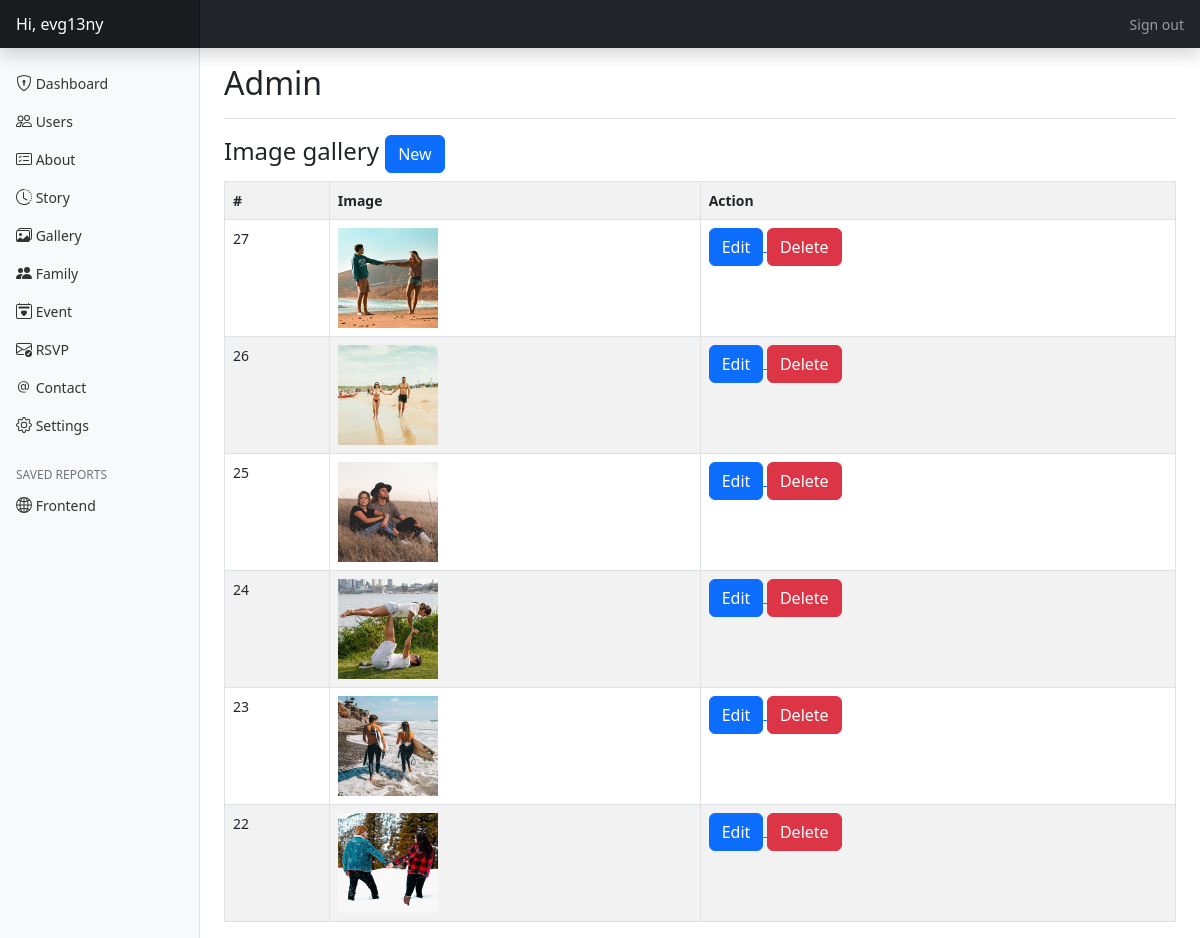
Screenshot of /public/admin/gallery (signed in) with the database file from the repository.
### tables this page shows
CREATE TABLE `gallery` (
  `id` int(11) NOT NULL,
  `image` varchar(1024) NOT NULL
);

### app/controllers/Admin.php (called while the page is built, shortened)
<?php
class Admin
{
    public function gallery($action = null, $id = null)
    {
        $gallery = new Gallery_model;
        $data["action"] = $action;
        $data["rows"] = $gallery->findAll();
        $data["errors"] = $gallery->errors;
        $this->view("admin/gallery", $data);
    }
}

### app/core/App.php (called while the page is built, shortened)
<?php
class App
{
    private $method = "index";
    private function splitURL()
    {
        $URL = $_GET["url"] ?? "home";
        $URL = explode("/", trim($URL, "/"));
        return $URL;
    }
    public function loadController()
    {
        $URL = $this->splitURL();
        $filename = "../app/controllers/" . ucfirst($URL[0]) . ".php";
        if (file_exists($filename)) {
            unset($URL[0]);
        } else {
            $filename = "../app/controllers/_404.php";
            require $filename;
            $this->controller = "_404";
        }
        $controller = new $this->controller;
        if (!empty($URL[1])) {
            if (method_exists($controller, $URL[1])) {
                $this->method = $URL[1];
                unset($URL[1]);
            }
        }
        call_user_func_array([$controller, $this->method], $URL);
    }
}

### public/index.php (called while the page is built, shortened)
<?php
$app = new App;
$app->loadController();

### app/core/functions.php (called while the page is built, shortened)
<?php
function user($key = "")
{
    if (!empty($_SESSION["USER"])) {
        if (!empty($_SESSION["USER"]->$key)) {
            return $_SESSION["USER"]->$key;
        }
    }
    return "";
}
function get_image($filename = "")
{
    if (file_exists($filename)) return ROOT . "/" . $filename;
    return ROOT . "/assets/img/placeholder.jpg";
}

### app/core/Database.php (called while the page is built, shortened)
<?php
trait Database
{
    private function connect()
    {
        $string = "mysql:hostname=" . DBHOST . ";dbname=" . DBNAME;
        $con = new PDO($string, DBUSER, DBPASS);
        return $con;
    }
    public function query($query, $data = [])
    {
        $con = $this->connect();
        $stm = $con->prepare($query);
        $check = $stm->execute($data);
        if ($check) {
            $result = $stm->fetchAll(PDO::FETCH_OBJ);
            if (is_array($result) && count($result)) {
                return $result;
            }
        }
        return false;
    }
}

### app/core/Model.php (called while the page is built, shortened)
<?php
trait Model
{
    public $limit        = 10;
    public $offset       = 0;
    public $order_type   = "DESC";
    public $order_column = "id";
    public function findAll()
    {
        $query = "SELECT * FROM $this->table ORDER BY $this->order_column $this->order_type LIMIT $this->limit OFFSET $this->offset";
        return $this->query($query);
    }
}

### app/views/admin/gallery.view.php (the view, shortened to what this page needs)
<?php $this->view("admin/admin.header") ?>
<?php if ($action == "add") : ?>
    <div class="col-md-6 mx-auto p-3 text-center">
        <h4>Add new image</h4>
        <?php if (!empty($errors)) : ?>
            <div class="alert alert-danger text-center"><?= implode("<br>", $errors) ?></div>
        <?php endif; ?>
        <form method="post" enctype="multipart/form-data">
            <label>Click to change image</label>
            <br>
            <label>
                <input type="file" name="image" class="d-none" onchange="display_image(this.files[0], event)">
                <img src="<?= get_image() ?>" style="width: 250px; height: 250px; object-fit: cover; cursor: pointer;">
            </label>
            <br>
            <br>
            <button class="btn btn-success my-3">Save</button>
            <a href="<?= ROOT ?>/admin/gallery">
                <button class="btn btn-secondary my-3" type="button">Back</button>
            </a>
        </form>
    </div>
<?php else : ?>
    <h4>
        Image gallery
        <a href="<?= ROOT ?>/admin/gallery/add">
            <button class="btn btn-primary">New</button>
        </a>
    </h4>
    <table class="table table-striped table-bordered">
        <tr>
            <th>#</th>
            <th>Image</th>
            <th>Action</th>
        </tr>
        <?php if (!empty($rows)) : ?>
            <?php foreach ($rows as $row) : ?>
                <tr>
                    <td>
                        <?= $row->id ?>
                    </td>
                    <td>
                        <img src="<?= get_image($row->image) ?>" style="width: 100px; height: 100px; object-fit: cover;">
                    </td>
                    <td>
                        <a href="<?= ROOT ?>/admin/gallery/edit/<?= $row->id ?>">
                            <button class="btn btn-primary">Edit</button>
                        </a>
                        <a href="<?= ROOT ?>/admin/gallery/delete/<?= $row->id ?>">
                            <button class="btn btn-danger">Delete</button>
                        </a>
                    </td>
                </tr>
            <?php endforeach; ?>
        <?php endif; ?>
    </table>
<?php endif; ?>
<?php $this->view("admin/admin.footer") ?>

### app/core/Controller.php
<?php
trait Controller
{
    public function view($name, $data = [])
    {
        extract($data);
        $filename = "../app/views/" . $name . ".view.php";
        if (file_exists($filename)) {
            require $filename;
        } else {
            $filename = "../app/views/404.view.php";
            require $filename;
        }
    }
}

### app/views/admin/admin.header.view.php (shortened to what this page needs)
<!doctype html>
<html lang="en">
<head>
  <link href="<?= ROOT ?>/assets/fontawesome/css/all.min.css" rel="stylesheet">
  <link href="<?= ROOT ?>/assets/css/bootstrap.min.css" rel="stylesheet">
  <link href="<?= ROOT ?>/assets/css/dashboard.css" rel="stylesheet">
</head>
<body>
  <header class="navbar navbar-dark sticky-top bg-dark flex-md-nowrap p-0 shadow">
    <a class="navbar-brand col-md-3 col-lg-2 me-0 px-3 fs-6" href="<?= ROOT ?>">Hi, <?= user("username") ?></a>
    <div class="navbar-nav">
      <div class="nav-item text-nowrap">
        <a class="nav-link px-3" href="<?= ROOT ?>/logout">Sign out</a>
      </div>
    </div>
  </header>
  <div class="container-fluid">
    <div class="row">
      <nav id="sidebarMenu" class="col-md-3 col-lg-2 d-md-block bg-light sidebar collapse">
        <div class="position-sticky pt-3 sidebar-sticky">
          <ul class="nav flex-column">
            <li class="nav-item">
              <a class="nav-link" aria-current="page" href="<?= ROOT ?>/admin/admin">
                Dashboard
              </a>
            </li>
            <li class="nav-item">
              <a class="nav-link" href="<?= ROOT ?>/admin/users">
                Users
              </a>
            </li>
            <li class="nav-item">
              <a class="nav-link" href="<?= ROOT ?>/admin/about">
                About
              </a>
            </li>
            <li class="nav-item">
              <a class="nav-link" href="<?= ROOT ?>/admin/story">
                Story
              </a>
            </li>
            <li class="nav-item">
              <a class="nav-link" href="<?= ROOT ?>/admin/gallery">
                Gallery
              </a>
            </li>
            <li class="nav-item">
              <a class="nav-link" href="<?= ROOT ?>/admin/family">
                Family
              </a>
            </li>
            <li class="nav-item">
              <a class="nav-link" href="<?= ROOT ?>/admin/event">
                Event
              </a>
            </li>
            <li class="nav-item">
              <a class="nav-link" href="<?= ROOT ?>/admin/rsvp">
                RSVP
              </a>
            </li>
            <li class="nav-item">
              <a class="nav-link" href="<?= ROOT ?>/admin/contact">
                Contact
              </a>
            </li>
            <li class="nav-item">
              <a class="nav-link" href="<?= ROOT ?>/admin/settings">
                Settings
              </a>
            </li>
          </ul>
          <h6 class="sidebar-heading d-flex justify-content-between align-items-center px-3 mt-4 mb-1 text-muted text-uppercase">
            <span>Saved reports</span>
          </h6>
          <ul class="nav flex-column mb-2">
            <li class="nav-item">
              <a class="nav-link" href="<?= ROOT ?>">
                Frontend
              </a>
            </li>
          </ul>
        </div>
      </nav>
      <main class="col-md-9 ms-sm-auto col-lg-10 px-md-4">
        <div class="d-flex justify-content-between flex-wrap flex-md-nowrap align-items-center pt-3 pb-2 mb-3 border-bottom">
          <h1 class="h2">Admin</h1>
        </div>

### app/views/admin/admin.footer.view.php (shortened to what this page needs)
</main>
</div>
</div>
</body>
</html>

### public/assets/css/dashboard.css (style rules this page uses)
body { font-size: .875rem; }
.sidebar { position: fixed; top: 0; bottom: 0; left: 0; z-index: 100; padding: 48px 0 0; box-shadow: inset -1px 0 0 rgba(0, 0, 0, .1); }
.sidebar-sticky { height: calc(100vh - 48px); overflow-x: hidden; overflow-y: auto; }
.sidebar .nav-link { font-weight: 500; color: #333; }
.sidebar-heading { font-size: .75rem; }
.navbar-brand { padding-top: .75rem; padding-bottom: .75rem; background-color: rgba(0, 0, 0, .25); box-shadow: inset -1px 0 0 rgba(0, 0, 0, .25); }

### app/views/admin/admin.header.view.php (style rules this page uses)
.bi { vertical-align: -.125em; fill: currentColor; }

### rows the page displays
gallery: id "27", image (picture)
gallery: id "26", image (picture)
gallery: id "25", image (picture)
gallery: id "24", image (picture)
gallery: id "23", image (picture)
gallery: id "22", image (picture)

### other values shown
user("username") "evg13ny"
